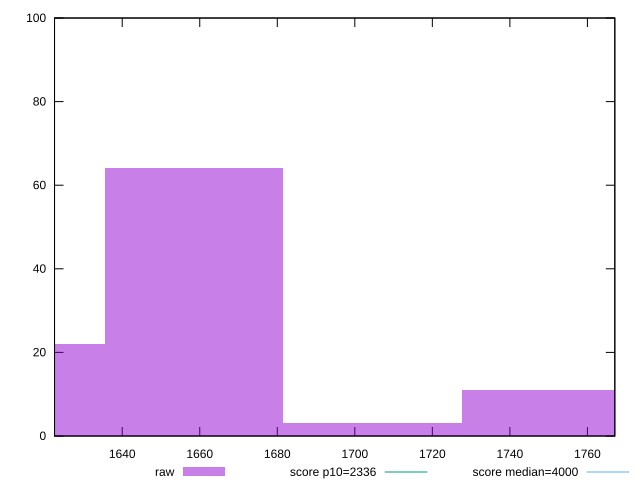

Write gnuplot code to recreate this figure.
reset

$raw <<EOF
1750.6023710936108 11
1658.4654041939473 64
1612.3969207441153 22
1704.533887643779 3
EOF

set key outside below
set boxwidth 46.06848344983187
set xrange [1622.5395000000003:1767.0710000000004]
set yrange [0:100]
set trange [0:100]
set style fill transparent solid 0.5 noborder

set parametric
set terminal svg size 640, 490 enhanced background rgb 'white'
set output "report_00009_2021-02-08T22-37-41.559Z/first-meaningful-paint/samples/pages+cached+noadtech+nomedia+nocss/raw/histogram.svg"

plot $raw title "raw" with boxes, \
     2336,t title "score p10=2336", \
     4000,t title "score median=4000"

reset
